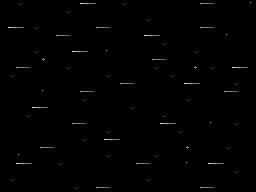

Below is a game level as drawn by its tile map, then a one-line description and the .tmx file that defines it, in full:
An orthogonal 32x24 tile map with 8x8 px tiles, 1 tile layer (Tile Layer 1).

<map version="1.10" tiledversion="1.10.2" orientation="orthogonal" renderorder="right-down" width="32" height="24" tilewidth="8" tileheight="8" infinite="0" nextlayerid="3" nextobjectid="1">
 <tileset firstgid="1" name="stage_bg_a" tilewidth="8" tileheight="8" tilecount="1024" columns="32">
  <image source="gfx.png" width="256" height="256" />
 </tileset>
 <layer id="1" name="Tile Layer 1" width="32" height="24">
  <data encoding="csv">
646,646,645,646,646,646,646,646,646,646,647,648,646,646,646,645,646,646,646,646,646,646,646,646,646,675,676,646,646,646,646,643,
646,646,646,646,646,646,646,646,645,646,646,646,646,646,646,646,646,646,646,646,646,646,646,646,646,646,646,646,646,646,646,646,
646,646,646,646,646,646,646,646,646,646,646,646,646,646,646,646,646,646,645,646,646,646,646,646,646,646,646,646,646,646,646,646,
646,647,648,646,645,646,646,646,646,646,646,646,675,676,646,646,646,646,646,646,646,646,646,646,646,675,676,646,646,646,646,646,
646,646,646,646,646,646,646,675,676,646,646,646,646,646,646,646,646,646,647,648,646,646,646,646,646,646,646,646,643,646,646,646,
646,646,646,646,646,646,646,646,646,646,646,646,646,646,646,646,646,646,646,646,645,646,646,646,646,646,646,646,646,646,646,646,
646,646,646,646,645,646,646,646,646,647,648,646,646,643,646,646,646,646,646,646,646,646,646,646,645,646,646,646,646,646,646,646,
646,646,646,646,646,642,646,646,646,646,646,646,646,646,646,646,646,646,646,675,676,646,646,646,646,646,646,646,646,646,646,646,
646,646,675,676,646,646,646,646,645,646,646,646,646,646,646,646,646,646,646,645,646,646,646,646,642,646,645,646,646,647,648,646,
646,645,646,646,646,646,646,646,646,646,646,646,646,645,646,646,646,646,646,646,646,645,646,646,646,646,646,646,646,646,646,646,
646,646,646,646,646,646,646,646,646,646,646,646,646,646,646,675,676,646,646,646,646,646,646,647,648,646,646,646,646,645,646,646,
646,646,646,646,646,643,646,646,646,646,675,676,646,646,646,646,646,646,646,646,646,646,646,646,646,646,646,646,675,676,646,646,
646,646,646,646,646,646,646,646,646,646,645,646,646,646,646,646,646,646,646,646,646,646,646,645,646,646,646,646,646,646,646,646,
646,646,646,646,647,648,646,646,646,646,646,646,646,646,646,646,645,646,646,646,646,646,646,646,646,646,646,646,646,646,646,646,
646,646,646,645,646,646,646,646,646,646,646,646,646,646,646,646,646,646,646,646,645,646,646,646,646,646,646,646,646,646,646,646,
646,646,646,646,646,646,646,646,646,675,676,646,646,646,646,646,646,646,646,646,647,648,646,646,646,646,643,646,646,645,646,646,
646,646,646,646,646,646,646,646,646,646,646,646,646,645,646,646,646,646,646,646,646,646,645,646,646,646,646,646,646,646,646,646,
646,646,646,646,646,646,646,646,646,646,645,646,646,647,648,646,646,646,646,646,646,646,646,646,646,646,646,646,646,646,646,646,
646,646,646,646,646,675,676,646,646,646,646,646,646,646,646,646,646,646,646,646,646,646,646,642,646,646,646,646,645,646,646,646,
646,646,643,646,646,646,646,646,646,646,646,646,646,645,646,646,646,646,646,645,646,646,646,646,646,646,646,646,646,646,646,646,
646,646,647,648,646,646,646,645,646,646,646,646,646,646,646,646,646,675,676,646,646,646,646,643,646,646,647,648,646,646,646,646,
646,646,646,646,646,646,646,646,646,646,646,646,646,646,646,646,646,646,646,646,646,646,646,646,646,646,646,646,646,645,646,646,
646,645,646,646,646,646,646,646,646,646,646,646,646,646,646,646,646,646,645,646,646,646,646,646,646,646,646,646,646,646,646,646,
646,646,646,646,646,646,646,646,646,645,646,646,675,676,646,646,646,646,646,646,646,646,646,646,646,675,676,646,646,646,646,646
</data>
 </layer>
</map>
